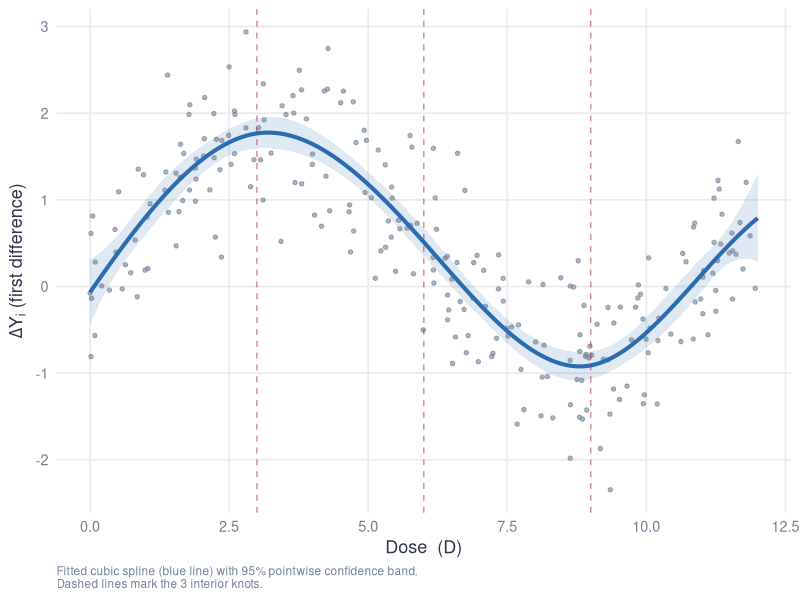
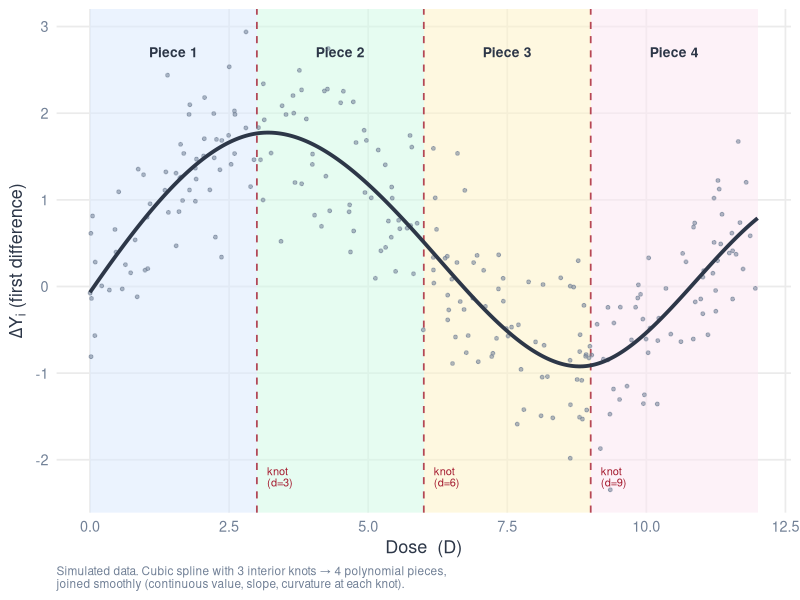

Write R code to recreate these figures, in order. (Note: this script raises an error after producing the figures.)
## spline_illustration.R
## ----------------------------------------------------------------------
## Two figures illustrating cubic B-splines for the Continuous DiD deck.
##
##   Figure A (spline_pieces.pdf):
##     Simulated dose-response data. Shows the 4 polynomial "pieces"
##     as differently-shaded background regions, separated by vertical
##     dashed lines at the 3 interior knots. The smooth spline curve
##     is drawn on top — making the join at knots visually obvious.
##
##   Figure B (spline_fitted.pdf):
##     Same data. Shows the raw scatter plus the fitted spline curve,
##     matching the look of the "fitted values" a researcher would plot.
##
## Output: figures/dxt/spline_pieces.pdf, figures/dxt/spline_fitted.pdf
## ----------------------------------------------------------------------

library(ggplot2)
library(splines)

set.seed(42)

## ── 0. Color palette (matches remix.sty / Scott's deck) ──────────────────
charcoal  <- "#2D3748"
warmgray  <- "#718096"
lightbg   <- "#F7FAFC"
ocean     <- "#2B6CB0"
green_dim <- "#D1FAE5"
blue_dim  <- "#DBEAFE"
amber_dim <- "#FEF3C7"
pink_dim  <- "#FCE7F3"
knot_col  <- "#A51C30"   # harvard crimson for knot markers

## ── 1. Simulate data ─────────────────────────────────────────────────────
n    <- 250
dose <- runif(n, 0, 12)
## True ATT(d) = 1.5*sin(d*pi/6) + 0.08*d  (rises, dips, rises)
true_att <- 1.5 * sin(dose * pi / 6) + 0.08 * dose
delta_y  <- true_att + rnorm(n, sd = 0.6)

df <- data.frame(dose = dose, delta_y = delta_y)

## ── 2. Fit cubic B-spline with 3 interior knots ──────────────────────────
knots_interior <- c(3, 6, 9)
fit <- lm(delta_y ~ bs(dose, knots = knots_interior, degree = 3), data = df)

## Prediction grid
grid <- data.frame(dose = seq(0, 12, length.out = 400))
grid$yhat <- predict(fit, newdata = grid)
grid$se   <- predict(fit, newdata = grid, se.fit = TRUE)$se.fit
grid$lo   <- grid$yhat - 1.96 * grid$se
grid$hi   <- grid$yhat + 1.96 * grid$se

## ── 3. Figure A: pieces ───────────────────────────────────────────────────
## Shade each of the 4 pieces with a different background color
piece_rects <- data.frame(
  xmin  = c(0, 3, 6, 9),
  xmax  = c(3, 6, 9, 12),
  fill  = c(blue_dim, green_dim, amber_dim, pink_dim),
  label = c("Piece 1", "Piece 2", "Piece 3", "Piece 4"),
  label_x = c(1.5, 4.5, 7.5, 10.5)
)

p_pieces <- ggplot() +
  ## piece background shading
  geom_rect(
    data = piece_rects,
    aes(xmin = xmin, xmax = xmax, ymin = -Inf, ymax = Inf, fill = fill),
    alpha = 0.55
  ) +
  scale_fill_identity() +
  ## knot vertical lines
  geom_vline(
    xintercept = knots_interior,
    linetype = "dashed", linewidth = 0.6, color = knot_col, alpha = 0.8
  ) +
  ## raw data
  geom_point(
    data = df, aes(x = dose, y = delta_y),
    color = warmgray, size = 1.0, alpha = 0.55
  ) +
  ## fitted spline
  geom_line(
    data = grid, aes(x = dose, y = yhat),
    color = charcoal, linewidth = 1.3
  ) +
  ## piece labels at top
  annotate("text",
    x = piece_rects$label_x,
    y = max(df$delta_y) * 0.92,
    label = piece_rects$label,
    size = 3.5, color = charcoal, fontface = "bold"
  ) +
  ## knot labels
  annotate("text",
    x = knots_interior + 0.18,
    y = min(df$delta_y) + 0.15,
    label = paste0("knot\n(d=", knots_interior, ")"),
    size = 2.8, color = knot_col, hjust = 0, lineheight = 0.85
  ) +
  labs(
    x = "Dose  (D)",
    y = expression(Delta * Y[i] ~ "(first difference)"),
    caption = "Simulated data. Cubic spline with 3 interior knots → 4 polynomial pieces,\njoined smoothly (continuous value, slope, curvature at each knot)."
  ) +
  theme_minimal(base_size = 13) +
  theme(
    panel.grid.minor = element_blank(),
    panel.grid.major = element_line(color = "grey92"),
    plot.caption = element_text(color = warmgray, size = 8.5, hjust = 0),
    axis.title = element_text(color = charcoal),
    axis.text  = element_text(color = warmgray)
  )

## ── 4. Figure B: fitted values ────────────────────────────────────────────
p_fitted <- ggplot() +
  ## confidence band
  geom_ribbon(
    data = grid, aes(x = dose, ymin = lo, ymax = hi),
    fill = ocean, alpha = 0.15
  ) +
  ## raw data
  geom_point(
    data = df, aes(x = dose, y = delta_y),
    color = warmgray, size = 1.2, alpha = 0.60
  ) +
  ## fitted spline
  geom_line(
    data = grid, aes(x = dose, y = yhat),
    color = ocean, linewidth = 1.4
  ) +
  ## knot ticks at x-axis
  geom_vline(
    xintercept = knots_interior,
    linetype = "dashed", linewidth = 0.5, color = knot_col, alpha = 0.5
  ) +
  labs(
    x = "Dose  (D)",
    y = expression(Delta * Y[i] ~ "(first difference)"),
    caption = "Fitted cubic spline (blue line) with 95% pointwise confidence band.\nDashed lines mark the 3 interior knots."
  ) +
  theme_minimal(base_size = 13) +
  theme(
    panel.grid.minor = element_blank(),
    panel.grid.major = element_line(color = "grey92"),
    plot.caption = element_text(color = warmgray, size = 8.5, hjust = 0),
    axis.title = element_text(color = charcoal),
    axis.text  = element_text(color = warmgray)
  )

## ── 5. Export ─────────────────────────────────────────────────────────────
outdir <- file.path(dirname(dirname(rstudioapi::getActiveDocumentContext()$path)),
                    "Slides", "figures", "dxt")
## Fallback if not in RStudio
if (!dir.exists(outdir)) {
  outdir <- file.path(
    "/Users/scunning/Codechella-Madrid/Slides/figures/dxt"
  )
}

ggsave(file.path(outdir, "spline_pieces.pdf"),  p_pieces, width = 9, height = 4.5)
ggsave(file.path(outdir, "spline_pieces.png"),  p_pieces, width = 9, height = 4.5, dpi = 150)
ggsave(file.path(outdir, "spline_fitted.pdf"),  p_fitted, width = 9, height = 4.5)
ggsave(file.path(outdir, "spline_fitted.png"),  p_fitted, width = 9, height = 4.5, dpi = 150)

message("Saved: spline_pieces.pdf, spline_pieces.png, spline_fitted.pdf, spline_fitted.png")
